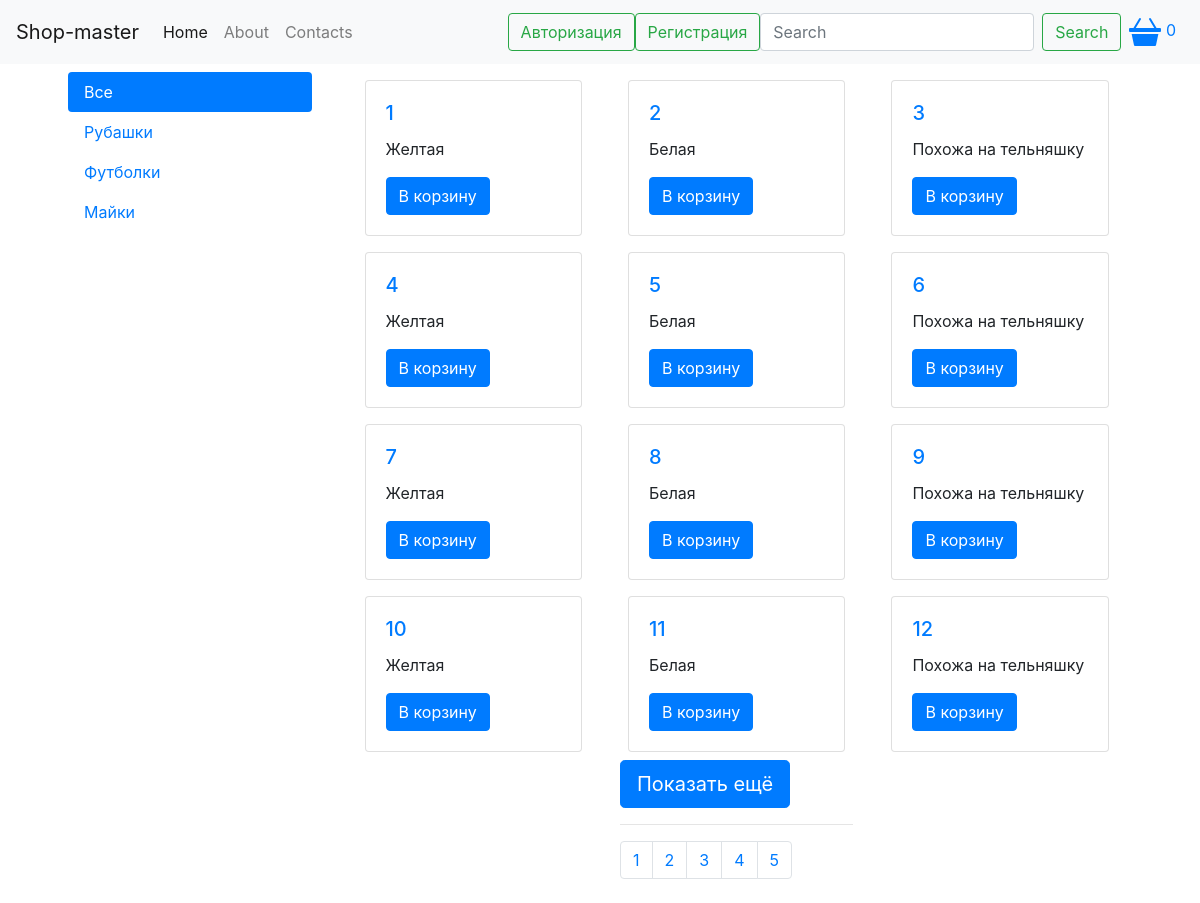
Before: / with the older database file.
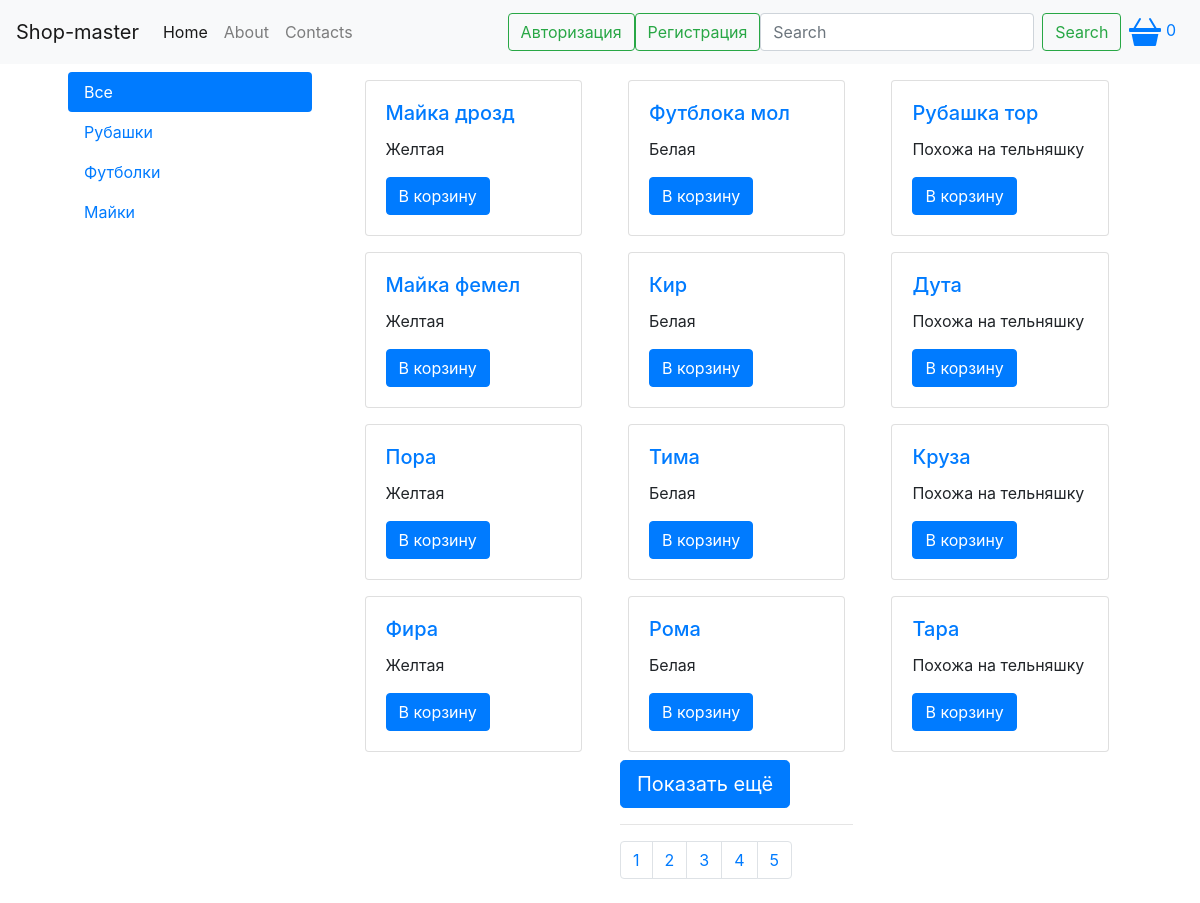
After: the same page with the newer database file.
### tables this page shows
CREATE TABLE `categories` (
  `id` int(11) NOT NULL,
  `title` varchar(255) NOT NULL
);

CREATE TABLE `products` (
  `id` int(11) NOT NULL,
  `title` varchar(255) NOT NULL,
  `description` text NOT NULL,
  `content` text NOT NULL,
  `category_id` int(11) NOT NULL,
  `image` varchar(255) NOT NULL,
  `cost` varchar(10) NOT NULL
);

### parts/product_card.php (the view)
<div class="col-4">
	<div class="card m-2">
		<div class="card-body">
			<h5 class="card-title">
				<a href="product.php?id=<?php echo $row["id"] ?>">
					<?php echo $row["title"] ?>
				</a>
			</h5>
			<p class="card-text"><?php echo $row["description"] ?></p>
			<button class="btn btn-primary" onclick="addToBasket(this)" data-id="<?php echo $row["id"] ?>">
				В корзину
			</button>
		</div>
	</div>
</div>

### parts/header.php (shortened to what this page needs)
<!DOCTYPE html>
<html lang="en">
<head>
	<link rel="stylesheet" href="assets/css/bootstrap.min.css">
</head>
<body>
	<nav class="navbar navbar-expand-lg navbar-light bg-light">
	  <a class="navbar-brand" href="/">Shop-master</a>
	  <div class="collapse navbar-collapse" id="navbarSupportedContent">
	    <ul class="navbar-nav mr-auto">
	      <li class="nav-item active">
	        <a class="nav-link" href="/">Home <span class="sr-only">(current)</span></a>
	      </li>
	      <li class="nav-item">
	        <a class="nav-link" href="about.php">About</a>
	      </li>
	      <li class="nav-item">
	        <a class="nav-link" href="contacts.php">Contacts</a>
	      </li>
	    </ul>
	    <a class="btn btn-outline-success" href="authorization.php">Авторизация</a>
	    <a class="btn btn-outline-success" href="register.php">Регистрация</a>
	    <form class="form-inline my-2 my-lg-0">
	      <input class="form-control mr-sm-2" type="search" placeholder="Search" aria-label="Search">
	      <button class="btn btn-outline-success my-2 my-sm-0" type="submit">Search</button>
	      <a href="/basket.php" class="m-2" id="go-basket">
				<span>0</span>
	    	</a>
	    </form>
	  </div>
	</nav>
	<div class="container">
		<div class="row m-2">
		  <div class="col-3">
		    <?php
		    	include $_SERVER['DOCUMENT_ROOT'] ."/parts/cat_nav.php";
		     ?>
		  </div>
		  <div class="col-9">
		      <div class="container">

### parts/cat_nav.php
<div class="nav flex-column nav-pills" id="v-pills-tab" role="tablist" aria-orientation="vertical">
	<a class="nav-link <?php if (!isset($_GET["id"])){ ?> active <?php }  ?>" href="/">Все</a>
	<?php
		$sql = "SELECT * FROM categories";
		$result = $connect->query($sql);
		while ($row = mysqli_fetch_assoc($result)) {
			if (isset($_GET["id"]) && $_GET["id"] == $row["id"]) {
				echo  "<a class='nav-link active' href='/cat.php?id=" . $row["id"] . "'>" . $row["title"] . "</a>";
			} else{
				echo  "<a class='nav-link' href='/cat.php?id=" . $row["id"] . "'>" . $row["title"] . "</a>";
			}
		}
	 ?>
</div>

### index.php (shortened to what this page needs)
<?php
	include "configs/db.php";
	include "parts/header.php"
 ?>
<div class="row" id="products">
	<?php
		$count = 12;
		if (isset($_GET["page"])) {
				$page = $_GET["page"];
				$offset = $page * 12;
				$sql = "SELECT * FROM products LIMIT 12 OFFSET " . $offset;
				$result = $connect->query($sql);
				while ($row = mysqli_fetch_assoc($result)) {
					include "parts/product_card.php";
				}
			} else {
				$sql = "SELECT * FROM products LIMIT " . $count;
				$result = $connect->query($sql);
				while ($row = mysqli_fetch_assoc($result)) {
					include "parts/product_card.php";
				}
			}
		$sql = "SELECT * FROM products";
		$result = $connect->query($sql);
		$num_rows = mysqli_num_rows($result);
		$len = floor( $num_rows / $count);
	?>
</div>
<div class="row">
	<div class="col-4 offset-4">
		<button class="btn btn-primary btn-lg" id="show-more">Показать ещё</button>
		<hr/>
		<nav aria-label="Page navigation example">
		  <ul class="pagination">
		    <?php
		    	for($i = 0; $i <= $len; $i++) { ?>
		    		<li class="page-item">
		    			<a class="page-link" id="page-link" href="?page=<?php echo $i ?>">
		    				<?php echo $i + 1  ?>
		    			</a>
		    		</li>
		    	<?php }
		     ?>
		  </ul>
		</nav>
	</div>
</div>
<?php
	include "parts/footer.php";
 ?>

### parts/footer.php (shortened to what this page needs)
		</div>
	  </div>
	</div>
</div>
</body>
</html>

Changed rows visible on the page:
changed products: title "1" → "Майка дрозд"
changed products: title "2" → "Футблока мол"
changed products: title "3" → "Рубашка тор"
changed products: title "4" → "Майка фемел"
changed products: title "5" → "Кир"
changed products: title "6" → "Дута"
changed products: title "7" → "Пора"
changed products: title "8" → "Тима"
changed products: title "9" → "Круза"
changed products: title "10" → "Фира"
changed products: title "11" → "Рома"
changed products: title "12" → "Тара"
